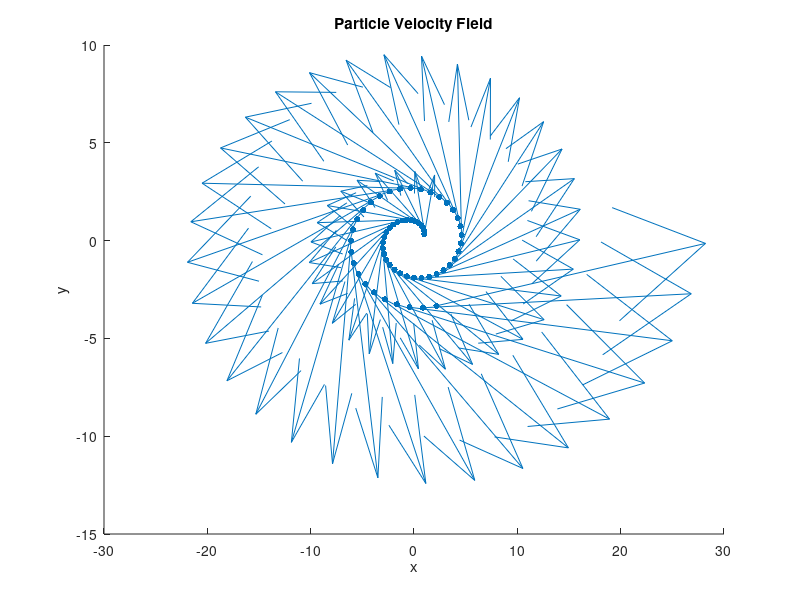
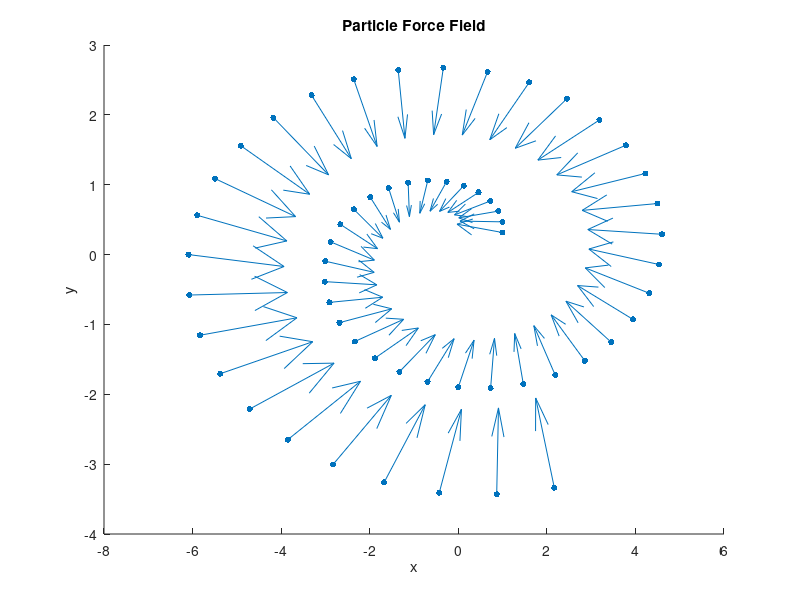

These figures' MATLAB source, in order:
% clear all
% close all
% clc
% The units of x and y are in meters.
x=[ 0.9958    0.9978    0.9040    0.7209    0.4571    0.1240   -0.2638 ...
   -0.6891   -1.1324   -1.5728   -1.9888   -2.3590   -2.6634   -2.8838 ...
   -3.0053   -3.0162   -2.9094   -2.6823   -2.3373   -1.8820   -1.3286 ...
   -0.6943   -0.0000    0.7299    1.4686    2.1878    2.8588    3.4536 ...
    3.9461    4.3133    4.5359    4.5998    4.4962    4.2227    3.7830 ...
    3.1874    2.4527    1.6013    0.6608   -0.3368   -1.3564   -2.3608 ...
   -3.3124   -4.1743   -4.9116   -5.4933   -5.8931   -6.0907   -6.0726 ...
   -5.8331   -5.3746   -4.7073   -3.8498   -2.8281   -1.6748   -0.4287    0.8674    2.1675];

y=[ 0.3160    0.4685    0.6221    0.7660    0.8901    0.9855    1.0442    1.0605 ...
    1.0299    0.9506    0.8226    0.6484    0.4327    0.1822   -0.0945   -0.3872 ...
   -0.6845   -0.9744   -1.2445   -1.4828   -1.6779   -1.8199   -1.9003   -1.9132 ...
   -1.8547   -1.7237   -1.5221   -1.2546   -0.9284   -0.5537   -0.1427    0.2905 ...
    0.7305    1.1607    1.5648    1.9265    2.2308    2.4642    2.6155    2.6764 ...
    2.6413    2.5085    2.2796    1.9600    1.5585    1.0875    0.5621    0.0000 ...
   -0.5792   -1.1548   -1.7054   -2.2102   -2.6494   -3.0050   -3.2616   -3.4070   -3.4331   -3.3354];

mass = 0.025; 
m = length(x); 
% defining and assigning zeros to my vectors beforehand
vx = zeros(1,m);       
vy = zeros(1,m);
ax = zeros(1,m);
ay = zeros(1,m);
fx = zeros(1,m);
fy = zeros(1,m);

% forward difference formula for the first term of ax
ax(1) = (2*x(1)-5*x(2)+4*x(3)-x(4))/(0.05^2);
ay(1) = (2*y(1)-5*y(2)+4*y(3)-y(4))/(0.05^2);

% central formula for ax
for i = 2:1:m-1
    ax(i) = (x(i+1)-2*x(i)+x(i-1))/(0.05^2);
    ay(i) = (y(i+1)-2*y(i)+y(i-1))/(0.05^2);
end

% backward difference formula for the last term of ax
ax(m) = (2*x(m)-5*x(m-1)+4*x(m-2)-x(m-3))/(0.05^2);
ay(m) = (2*y(m)-5*y(m-1)+4*y(m-2)-y(m-3))/(0.05^2);

% force = (accelaration)x(mass)
fx = ax.*mass;
fy = ay.*mass;

% forward difference formula for the first term of vx
vx(1) = (-3*x(1)+4*x(2)-x(3))/0.1; 
vy(1) = (-3*y(1)+4*y(2)-y(3))/0.1;

% central formula for vx
for i = 2:1:m-1                
    vx(i) = (x(i+1)-x(i-1))/0.1;
    vy(i) = (y(i+1)-y(i-1))/0.1;
end

% backward difference formula for the last term of vx
vx(m) = (3*x(m)-4*x(m-1)+x(m-2))/0.1;
vy(m) = (3*y(m)-4*y(m-1)+y(m-2))/0.1;


figure(1);
scatter(x,y,20,"black","filled"); % (respectively) first data, second data, size of the circle, color of the circle, filled or not option
hold on
quiver(x,y,vx,vy,0); % built-in quiver func for vectors
title("Particle Velocity Field")
xlabel("x");
ylabel("y");

figure(2);
scatter(x,y,20,"magenta","filled"); % (respectively) first data, second data, size of the circle, color of the circle, filled or not option
hold on
quiver(x,y,fx,fy,0); % built-in quiver func for vectors
title("Particle Force Field")
xlabel("x");
ylabel("y");